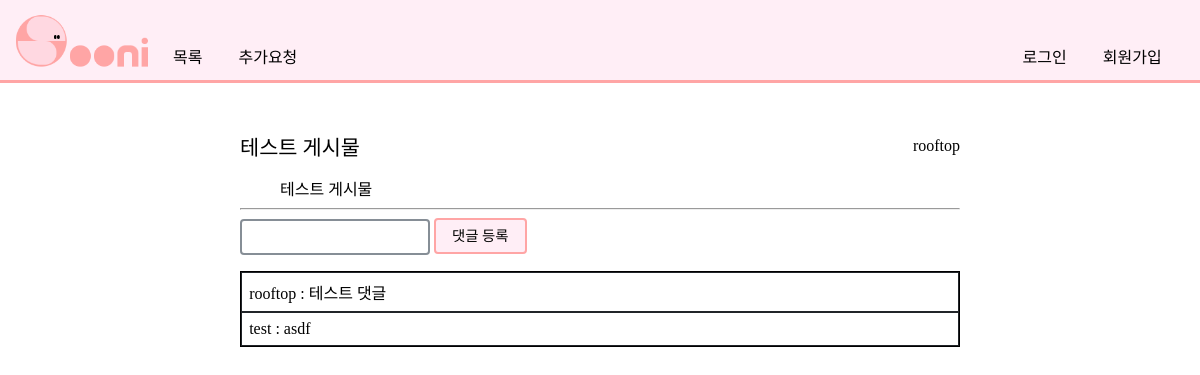
/celebrities/이지혜/1, run on the app's committed database.
### pybo/models.py (models this page shows)
class Post(models.Model):
    author = models.ForeignKey(User, on_delete=models.CASCADE)
    celebrity = models.ForeignKey(Celebrity, on_delete=models.CASCADE)
    subject = models.CharField(max_length=30)
    content = models.TextField()
    create_date = models.DateTimeField()

class Comment(models.Model):
    author = models.ForeignKey(User, on_delete=models.CASCADE)
    post = models.ForeignKey(Post, on_delete=models.CASCADE)
    content = models.TextField()
    create_date = models.DateTimeField()

### pybo/views.py (the view)
# urls.py: path('<str:celebrity_name>/<int:post_id>', views.detail, name='detail'),
def detail(request, celebrity_name, post_id):
    post = Post.objects.get(id = post_id)
    celebrity = Celebrity.objects.get(name = celebrity_name)
    comment_list = Comment.objects.filter(post = post)
    context = {'comment_list': comment_list, 'post': post, 'celebrity' : celebrity}
    return render(request, 'pybo/detail.html', context)

### templates/pybo/detail.html (shortened to what this page needs)
{% extends 'navi.html' %} {% load static %} {% block content %}
<div class="postbodyclass">
    <div class="subject"><a id="subject">{{ post.subject }}</a><a class="username">{{ post.author.username }}</a></div>
    <div class="content">{{ post.content }}<br /></div>
    <hr />
    <form action="{% url 'pybo:comment_create' celebrity.name post.id %}" method="post">
        <input type="text" name="content" id="content" rows="15"/>
        <input type="submit" value="댓글 등록" />
    </form>
    {% if comment_list %}
    <dl class="postlist">
        {% for comment in comment_list %}
        <dt>{{ comment.author.username }} : {{ comment.content }}</dt>
        {% endfor %}
    </dl>
    {% else %}
    <p class="nopost">등록된 댓글이 없습니다.</p>
    {% endif %}
</div>
{% endblock %}

### templates/navi.html (style rules this page uses)
body * { font-family: 'GmarketSansMedium'; }
body { margin:0; padding:0; font-family: 'GmarketSansMedium'; font-size:2vh; max-width:100vw; }
input { font-size:1.8vh; line-height:3vh; height:3vh; padding:0; margin:0; }

### templates/pybo/detail.html (style rules this page uses)
.postbodyclass { padding: 6vh 20vw 0 20vw; }
.postlist { border: 1px solid black; }
.postlist dt { border: 1px solid #212529; padding: 1%; }
input:not(#content) { font-family: 'GmarketSansMedium'; background-color: #ffeef6; border: 2px solid #ffa5a5; padding: 16px; line-height: 0; border-radius: 4px; }
#content { font-family: 'GmarketSansMedium'; border: 2px solid #868e96; height: 32px; border-radius: 4px; padding-left: 8px; line-height:0; }
.subject { display: flex; flex-direction: row; justify-content: space-between; }
#subject { font-size: 1.3em; }
.username { font-size: 1em; align-self: center; }
.content { margin-left: 40px; margin-top: 15px; }

### data on the page
Post: subject "테스트 게시물", author.username "rooftop", content "테스트 게시물"
Comment: author.username "rooftop", content "테스트 댓글"
Comment: author.username "test", content "asdf"
